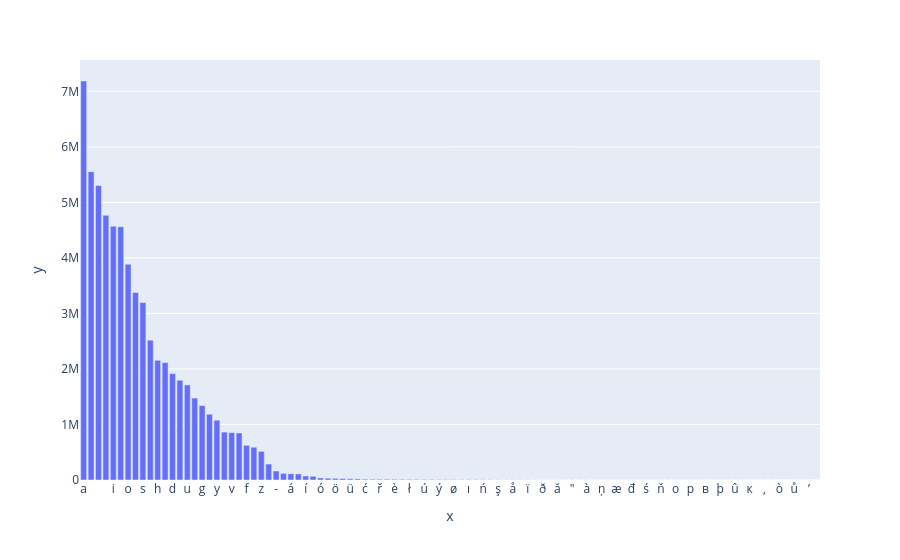

The cell this chart's notebook holds for it:
### Code cell
fig = px.bar(x=df_head["character"], y =df_head["frequency"])
fig.show()

### Figure 1 — Plotly figure (JSON) as saved in the notebook; plotly's stock layout.template omitted (floating-point values rounded to 4 significant figures)
{"data": [{"hovertemplate": "x=%{x}<br>y=%{y}<extra></extra>", "legendgroup": "", "marker": {"color": "#636efa", "pattern": {"shape": ""}}, "name": "", "orientation": "v", "showlegend": false, "textposition": "auto", "type": "bar", "x": ["a", "e", " ", "r", "i", "n", "o", "l", "s", "t", "h", "m", "d", "c", "u", "k", "g", "b", "y", "p", "v", "j", "f", "w", "z", ".", "-", "é", "á", "x", "í", "q", "ó", "š", "ö", "'", "ü", "č", "ć", "ç", "ř", "ä", "è", "ñ", "ł", "ō", "ú", "ô", "ý", "ã", "ø", "ě", "ı", "ž", "ń", "ë", "ş", "ğ", "å", "ā", "ï", "ū", "ð", "а", "ă", "ė", "\"", "ê", "à", "î", "ņ", "̇", "æ", "и", "đ", "е", "ś", "ż", "ň", "ī", "о", "н", "р", "õ", "в", "ß", "þ", "ę", "û", "â", "к", "л", ",", "ș", "ò", "ē", "ů", "с", "’", "ť"], "xaxis": "x", "y": [7186203, 5553143, 5302799, 4767419, 4570351, 4561969, 3887359, 3377456, 3197039, 2518579, 2156560, 2114377, 1916620, 1797152, 1712423, 1476029, 1340093, 1184092, 1077072, 863156, 852911, 847291, 624195, 590689, 516555, 287213, 161963, 118957, 112280, 109940, 72739, 67282, 37267, 32342, 29980, 27552, 23596, 19985, 15146, 14453, 14154, 13893, 12519, 12144, 12067, 11801, 10530, 9807, 8720, 8514, 7883, 7341, 7074, 7052, 5599, 5339, 4603, 4518, 4292, 3139, 3027, 2737, 2587, 2409, 2399, 2049, 2044, 2011, 1932, 1802, 1722, 1636, 1630, 1623, 1600, 1595, 1547, 1527, 1514, 1500, 1413, 1350, 1322, 1313, 1289, 1251, 1243, 1233, 1181, 1145, 1126, 1113, 1064, 1039, 962, 961, 875, 865, 756, 690], "yaxis": "y"}], "layout": {"barmode": "relative", "legend": {"tracegroupgap": 0}, "margin": {"t": 60}, "xaxis": {"anchor": "y", "domain": [0, 1], "title": {"text": "x"}}, "yaxis": {"anchor": "x", "domain": [0, 1], "title": {"text": "y"}}}}
